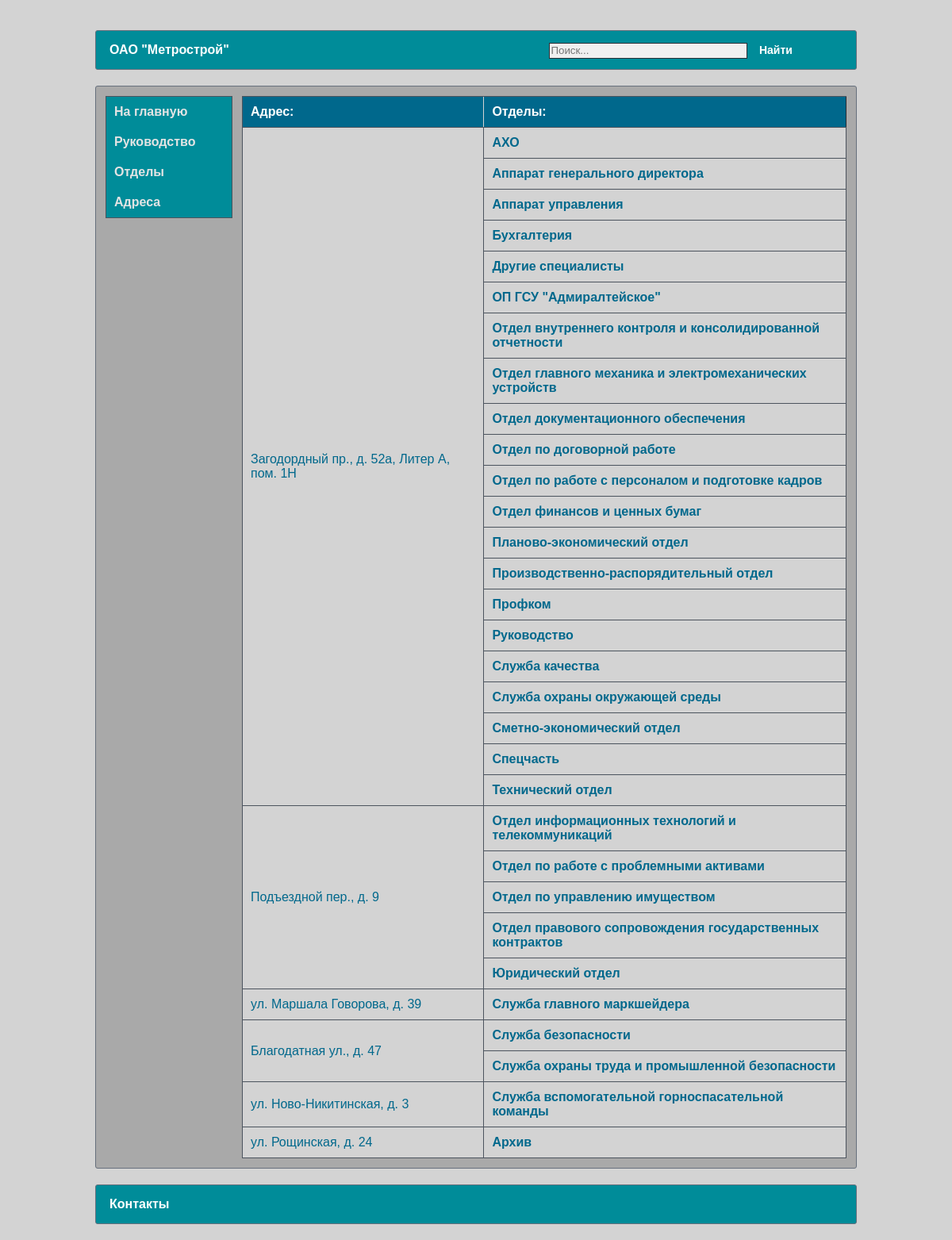
/addresses/, run on an earlier commit of the app's database.
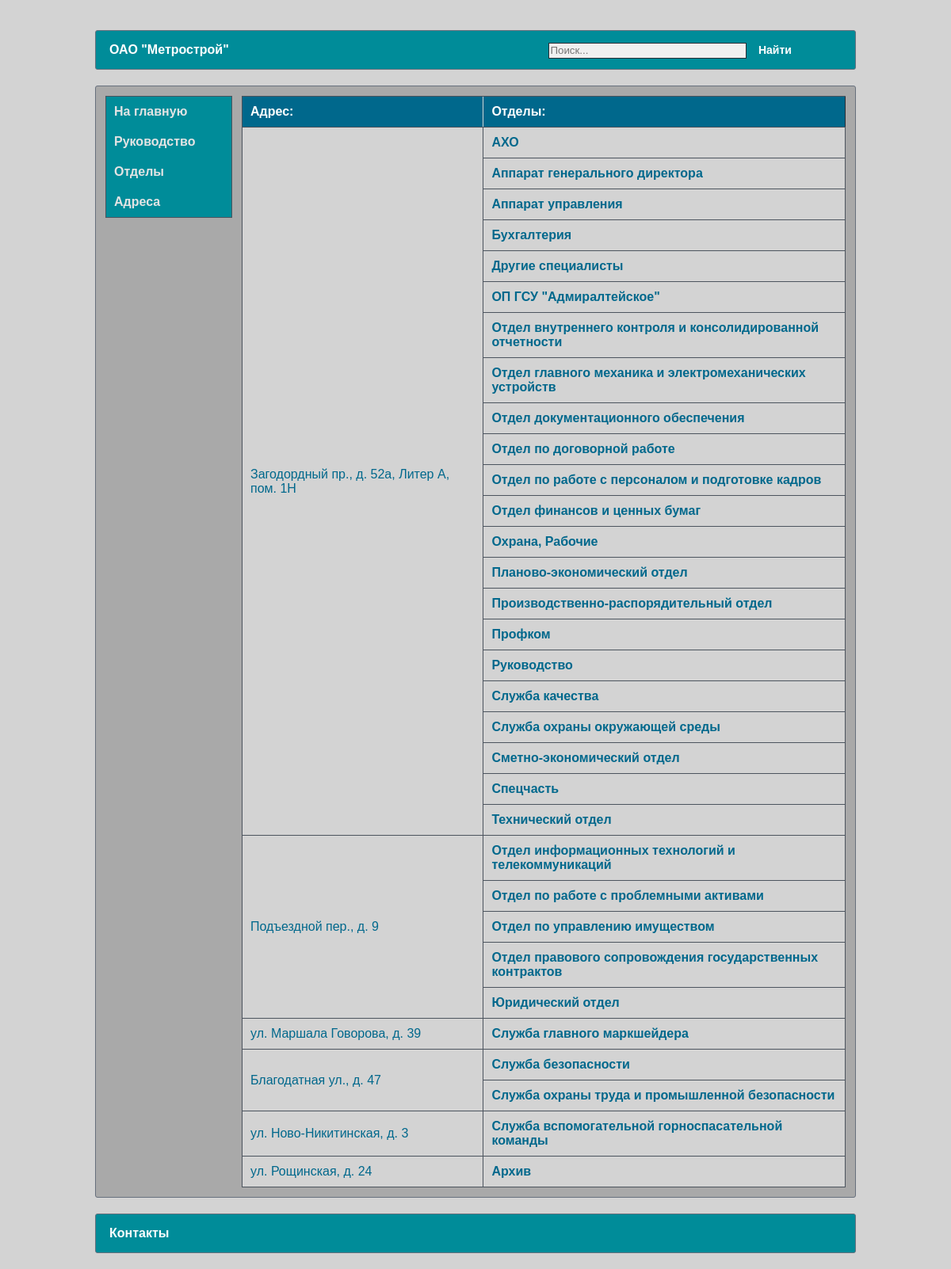
And on a later commit of the database.
### catalog/models.py (models this page shows, shortened)
class AdressDepartment(models.Model):
    street = models.CharField(max_length=30, verbose_name="Улица")
    building = models.CharField(max_length=10, verbose_name="Дом/Строение")
    letter = models.CharField(max_length=20, verbose_name="Корпус/Литера", null=True, blank=True)
    room = models.CharField(max_length=20, verbose_name="Помещение", null=True, blank=True)
    class Meta:
        ordering = ["street"]
    def __str__(self):
        full_adress = self.street + ", " + self.building
        if self.letter:
            full_adress += ", " + self.letter
        if self.room:
            full_adress += ", " + self.room
        return full_adress

class Department(models.Model):
    name = models.TextField(max_length=150, verbose_name="Наименование отдела/подзразделения")
    short_name = models.CharField(max_length=50, verbose_name="Сокращенное название", null=True, blank=True)
    adress = models.ForeignKey('AdressDepartment', on_delete=models.SET_NULL, verbose_name="Местонахождение", null=True, blank=True)
    priority = models.IntegerField(verbose_name="Приоритет", null=False, blank=False, default=1)
    class Meta:
        ordering = ["priority"]
    def get_absolute_url(self):
        return reverse('department-detail', args=[str(self.id)])

### catalog/views.py (the view)
# urls.py: path('addresses/', AddressesView.as_view(), name='addresses'),
class AddressesView(View):
    def get(self, request):
        count_dep = {}  # словарь с кол-вом отделов по каждому адресу
        departments = Department.objects.all().order_by('name')
        for i in range(AdressDepartment.objects.count()):
            count = len(Department.objects.filter(adress=AdressDepartment.objects.get(id=i + 1)))
            count_dep[i + 1] = count
        adresses = AdressDepartment.objects.all().order_by('id')
        context = {"addresses": adresses, "departments": departments, "count_dep": count_dep}
        return render(request, 'catalog/addresses.html', context)

### catalog/views.py (called while the page is built)
@register.filter(name="get_item")
def get_item(dictionary, key):
    return dictionary.get(key)

### templates/catalog/addresses.html (shortened to what this page needs)
{% extends "catalog/base.html" %}
{% load static %}
{% block content %}
        <table class="bordered">
            <thead>
            <tr>
                <th style="border-left: 1px solid #4c545e">Адрес:</th>
                <th>Отделы:</th>
            </tr>
            </thead>
            <tbody>
            {% for address in addresses %}
                <tr>
                    <td style="text-align: left" width="40%" rowspan={{ count_dep|get_item:address.id }}>
                        {{ address }}
                    </td>
                    {% for department in departments %}
                        {% if department.adress == address %}
                            <td>
                                <b><a href="{{ department.get_absolute_url }}">{{ department.name }}</a></b>
                            </td>
                            </tr>
                        {% endif %}
                    {% endfor %}
            {% endfor %}
        </table>
{% endblock %}

What changed in the data, as far as the page shows it:
added Department: name "Охрана, Рабочие", shown under AdressDepartment "Загодордный пр., д. 52а, Литер А, пом. 1Н"
